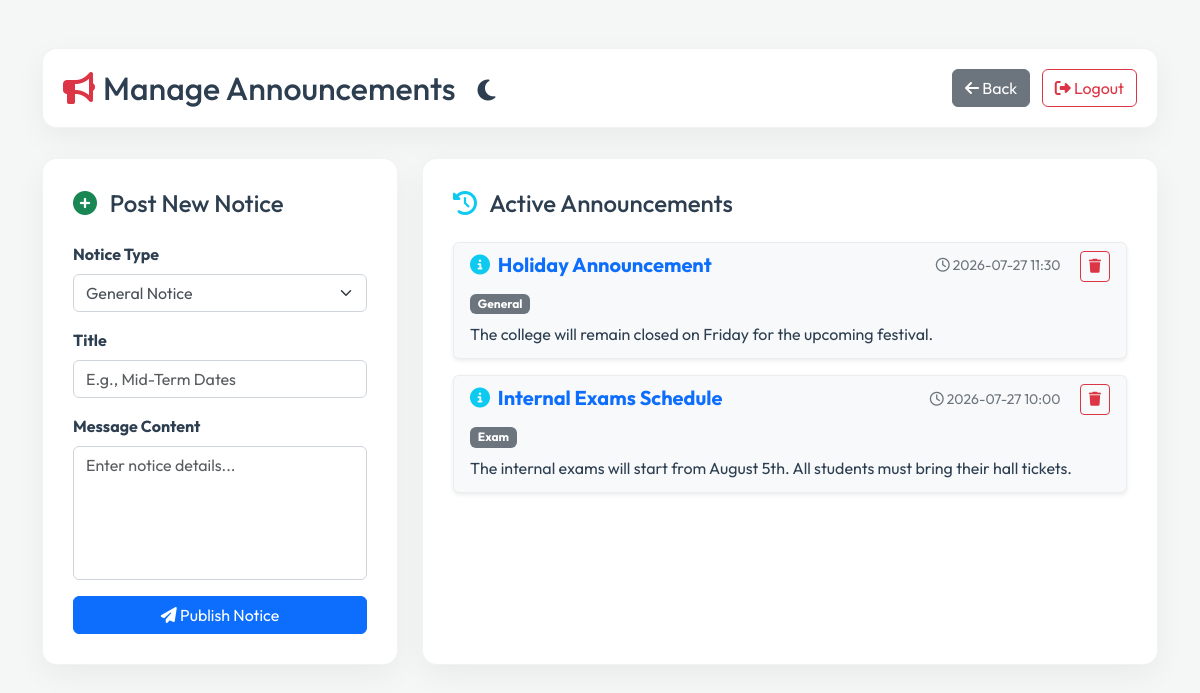
The page /manage_notices (signed in) on the database its author committed.
### tables this page shows
CREATE TABLE notices
                 (id INTEGER PRIMARY KEY AUTOINCREMENT,
                  type TEXT,
                  title TEXT,
                  content TEXT,
                  date_posted TEXT);

### app.py (the view, shortened to what this page needs)
@app.route('/manage_notices', methods=['GET', 'POST'])
def manage_notices():
    if 'admin' not in session:
        return redirect('/login')
    conn = sqlite3.connect(DATABASE_PATH)
    notices = conn.execute("SELECT * FROM notices ORDER BY id DESC").fetchall()
    conn.close()
    return render_template("manage_notices.html", notices=notices)

### templates/manage_notices.html (shortened to what this page needs)
<!DOCTYPE html>
<html lang="en" data-theme="light">
<head>
    <link href="https://cdn.jsdelivr.net/npm/bootstrap@5.3.0/dist/css/bootstrap.min.css" rel="stylesheet">
    <link href="https://cdnjs.cloudflare.com/ajax/libs/font-awesome/6.4.0/css/all.min.css" rel="stylesheet">
    <link href="/static/css/theme.css" rel="stylesheet">
</head>
<body>
    <div class="container py-5">
        <div class="page-header glass-container">
            <h2 class="m-0 align-items-center d-flex">
                <i class="fas fa-bullhorn text-danger me-2"></i> Manage Announcements
                <button id="theme-toggle" class="theme-toggle-btn ms-3 mt-1">
                    <i id="theme-icon" class="fas fa-moon"></i>
                </button>
            </h2>
            <div>
                <a href="/admin_dashboard" class="btn btn-secondary"><i class="fas fa-arrow-left"></i> Back</a>
                <a href="/logout" class="btn btn-outline-danger ms-2"><i class="fas fa-sign-out-alt"></i> Logout</a>
            </div>
        </div>
        <div class="row">
            <div class="col-md-4 mb-4">
                <div class="content-container glass-container h-100">
                    <h4 class="mb-4"><i class="fas fa-plus-circle text-success me-2"></i> Post New Notice</h4>
                    <form method="POST" action="/manage_notices">
                        <div class="mb-3">
                            <label class="form-label fw-bold">Notice Type</label>
                            <select name="type" class="form-select" required>
                                <option value="General">General Notice</option>
                            </select>
                        </div>
                        <div class="mb-3">
                            <label class="form-label fw-bold">Title</label>
                            <input type="text" name="title" class="form-control" placeholder="E.g., Mid-Term Dates" required>
                        </div>
                        <div class="mb-3">
                            <label class="form-label fw-bold">Message Content</label>
                            <textarea name="content" class="form-control" rows="5" placeholder="Enter notice details..." required></textarea>
                        </div>
                        <button type="submit" class="btn btn-primary w-100"><i class="fas fa-paper-plane"></i> Publish Notice</button>
                    </form>
                </div>
            </div>
            <div class="col-md-8 mb-4">
                <div class="content-container glass-container h-100">
                    <h4 class="mb-4"><i class="fas fa-history text-info me-2"></i> Active Announcements</h4>
                    {% if notices %}
                        <div class="list-group">
                            {% for notice in notices %}
                            <div class="list-group-item list-group-item-action mb-3 border rounded shadow-sm" style="background: var(--table-header-bg); border-color: var(--card-border) !important;">
                                <div class="d-flex w-100 justify-content-between align-items-center mb-2">
                                    <h5 class="mb-1 fw-bold text-primary">
                                        {% if notice[1] == 'Important' %}
                                        <i class="fas fa-exclamation-circle text-danger me-1"></i>
                                        {% elif notice[1] == 'Exam Schedule' %}
                                        <i class="fas fa-calendar-alt text-warning me-1"></i>
                                        {% else %}
                                        <i class="fas fa-info-circle text-info me-1"></i>
                                        {% endif %}
                                        {{ notice[2] }}
                                    </h5>
                                    <div>
                                        <small class="text-muted"><i class="far fa-clock"></i> {{ notice[4] }}</small>
                                        <a href="/delete_notice/{{ notice[0] }}" class="btn btn-sm btn-outline-danger ms-3" onclick="return confirm('Delete this Notice?');"><i class="fas fa-trash"></i></a>
                                    </div>
                                </div>
                                <span class="badge bg-secondary mb-2">{{ notice[1] }}</span>
                                <p class="mb-1" style="white-space: pre-wrap; color: var(--text-color);">{{ notice[3] }}</p>
                            </div>
                            {% endfor %}
                        </div>
                    {% else %}
                        <div class="text-center text-muted py-5">
                            <i class="fas fa-envelope-open-text fs-1 mb-3"></i>
                            <p>No active announcements posted yet.</p>
                        </div>
                    {% endif %}
                </div>
            </div>
        </div>
    </div>
</body>
</html>

### static/css/theme.css (style rules this page uses)
:root { --bg-color: #f4f7f6; --text-color: #2c3e50; --text-muted: #6c757d; --card-bg: rgba(255, 255, 255, 0.95); --card-border: rgba(0, 0, 0, 0.05); --card-shadow: 0 10px 30px rgba(0, 0, 0, 0.05); --input-bg: #ffffff; --input-border: #ced4da; --input-text: #495057; --table-header-bg: #f8f9fa; --table-row-hover: #f1f3f5; --font-primary: 'Outfit', sans-serif; --transition-speed: 0.3s; }
body { background-color: var(--bg-color); color: var(--text-color); font-family: var(--font-primary); transition: background-color var(--transition-speed) ease, color var(--transition-speed) ease; margin: 0; min-height: 100vh; }
.glass-container { background: var(--card-bg); border: 1px solid var(--card-border); box-shadow: var(--card-shadow); backdrop-filter: blur(10px); border-radius: 15px; transition: all var(--transition-speed) ease; }
h1, h2, h3, h4, h5, h6 { color: var(--text-color); font-family: var(--font-primary); }
.text-muted { color: var(--text-muted) !important; }
.form-control, .form-select { background-color: var(--input-bg); border-color: var(--input-border); color: var(--input-text); }
.theme-toggle-btn { background: transparent; border: none; color: var(--text-color); font-size: 1.5rem; cursor: pointer; transition: transform 0.3s ease; }

### templates/manage_notices.html (style rules this page uses)
.page-header { padding: 20px; margin-bottom: 30px; display: flex; justify-content: space-between; align-items: center; }
.content-container { padding: 30px; }
textarea { resize: none; }

### rows shown on the page
notices: title "Holiday Announcement", date_posted "2026-07-27 11:30", type "General", content "The college will remain closed on Friday for the upcoming festival."
notices: title "Internal Exams Schedule", date_posted "2026-07-27 10:00", type "Exam", content "The internal exams will start from August 5th. All students must bring their hall tickets."
